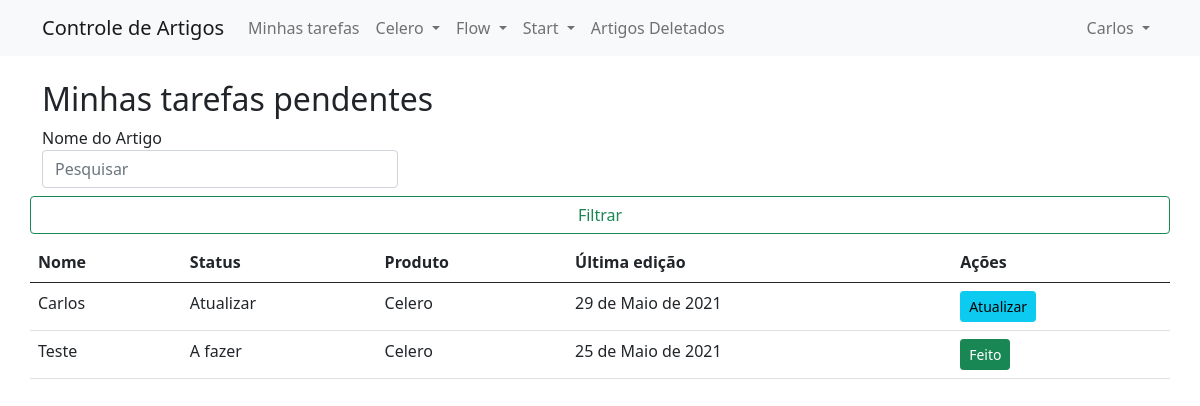
Page /artigos/ (signed in) on the earlier database version.
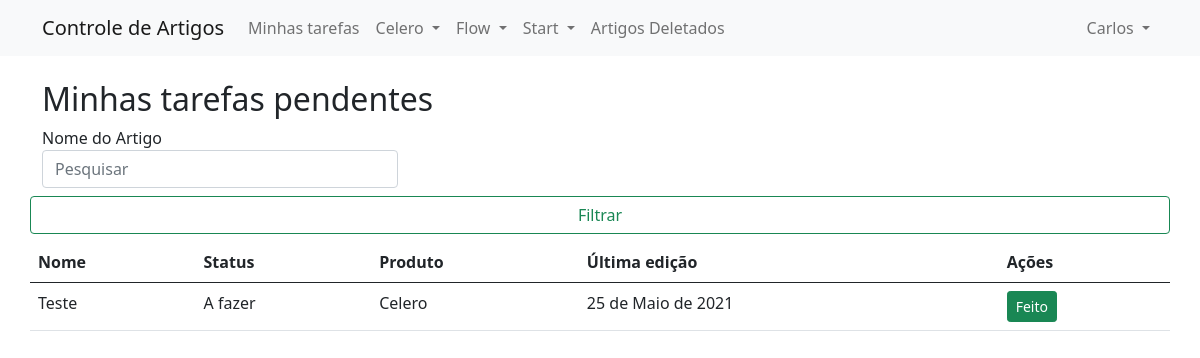
Same page on the later database version.
### articles/models.py (models this page shows, shortened)
class Article(models.Model):
    STATUS_CHOICES = (
        ('AF', 'A fazer'),
        ('FF', 'Feito'),
        ('AR', 'Atualizar'),
        ('AO', 'Atualizado')
    )
    PRODUCT_CHOICES = (
        ('CE', 'Celero'),
        ('ST', 'Start'),
        ('FW', 'Flow')
    )
    article_id = models.UUIDField(primary_key=True, editable=False, default=uuid.uuid4)
    name = models.CharField(max_length=150)
    url = models.URLField(max_length=200, null=True, blank=True)
    status = models.CharField(max_length=2, choices=STATUS_CHOICES)
    last_updated = models.DateField(auto_now=True)
    owner = models.ForeignKey(User, null=True, blank=True, on_delete=models.SET_NULL)
    category = models.CharField(max_length=150, null=True, blank=True)
    product = models.CharField(max_length=2, choices=PRODUCT_CHOICES)
    is_deleted = models.BooleanField(default=False)

### articles/views.py (the view)
# urls.py: path('', views.get_user_pendent_articles, name='home'),
@login_required(login_url='accounts/login')
def get_user_pendent_articles(request):
    template_name = 'articles/user_articles.html'
    context = {}
    user = request.user
    articles = Article.objects.filter(Q(status='AR') | Q(status='AF'), owner=user).order_by('name')
    context['articles'] = articles
    return render(request, template_name, context)

### templates/articles/user_articles.html (shortened to what this page needs)
{% extends 'base.html' %}
{% block body %}
    <div class="container">
        <div class="row">
            <div class="col-md-12">
                <br>
                <h2>Minhas tarefas pendentes</h2>
                    <div class="row">
                      <div class="col-4">
                      <label>Nome do Artigo</label>
                      <input class="form-control" name="query" type="text" placeholder="Pesquisar" aria-label="Search">
                    </div>
                    <div class="col-4"></div>
                    <button class="btn btn-outline-success my-2 my-sn-0" type="submit">Filtrar</button>
                  </div>
                  </div>
                <br>
                <table class="table">
                    <thead>
                      <tr>
                        <th scope="col">Nome</th>
                        <th scope="col">Status</th>
                        <th scope="col">Produto</th>
                        <th scope="col">Última edição</th>
                        <th scope="col">Ações</th>
                      </tr>
                    </thead>
                    <tbody>
                          {% for article in articles  %}
                          <tr>
                            <td>{{article.name}}</td>
                            <td>{{article.get_status_display}}</td>
                            <td>{{article.get_product_display}}</td>
                            <td>{{article.last_updated}}</td>
                            <td>
                              {% if article.status == 'AF' %}
                              <a href="{% url 'artigos:change_to_done' article.article_id  %}" class="btn btn-success btn-sm confirm-change" data-toggle="modal", data-target="#confirmChangeModal" id="changeButton-{{ article.article_id }}">Feito</a>
                              {% elif article.status == 'AR' %}
                              <a href="{% url 'artigos:change_to_done' article.article_id  %}" class="btn btn-info btn-sm confirm-change" data-toggle="modal", data-target="#confirmChangeModal" id="changeButton-{{ article.article_id }}">Atualizar</a>
                              {% endif %}
                            </td>
                          </tr>
                          {% endfor %}
                    </tbody>
                  </table>
            </div>
        </div>
{% endblock body %}

Differences in the rows shown:
no longer on this page (row edited): Article: name "Carlos", status "Atualizar", product "Celero", last_updated "29 de Maio de 2021"
